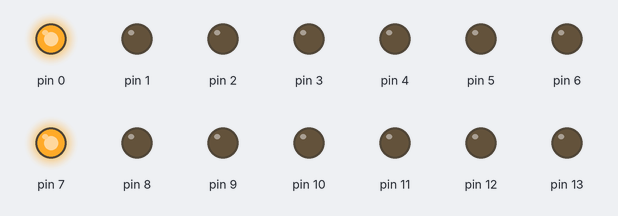
Simulated run of this sketch. Board: Arduino Uno, built with avr-gcc and run on an emulated ATmega328P. On the bench: output pins drawn as LEDs (lit = HIGH).

Above: at 0.5 s.
At 3.5 s:
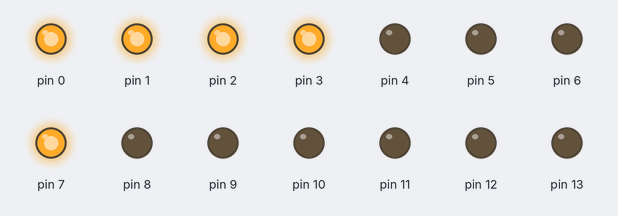
At 5.5 s:
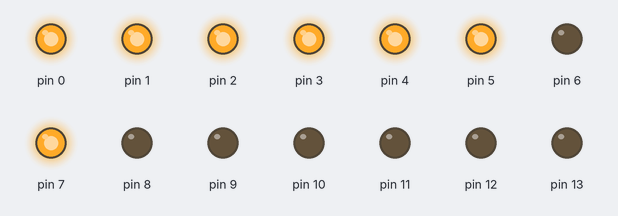
At 8.5 s:
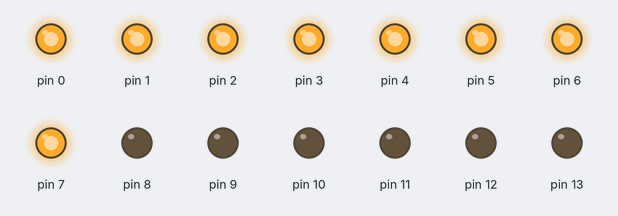
At 15.5 s:
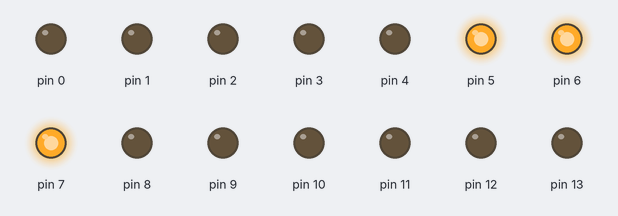
At 23.5 s:
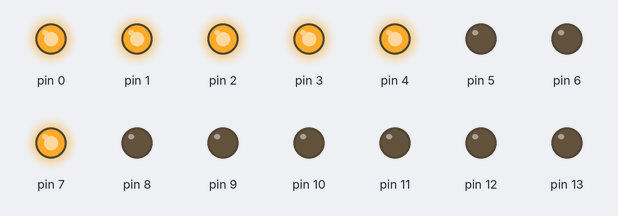
Timing chart, 0 to 24.7 s (numbered marks = the images above):
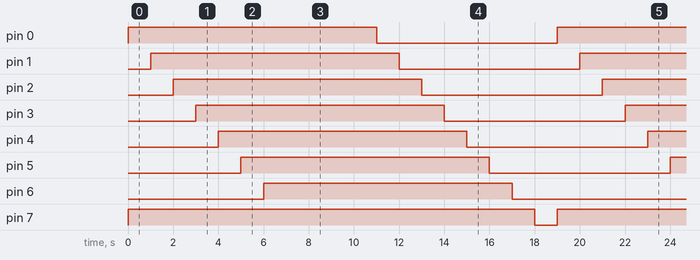

Measured:
- by itself, pin 0–6: alternates HIGH for 11.0 s and LOW for 8.0 s
- by itself, pin 7: alternates HIGH for 18.0 s and LOW for 1.0 s
- by itself, everything shown: repeats every 19.0 s, in 15 steps

The sketch:

7seg_led.ino.ino
```cpp
#define SEG_DATA_DIR DDRD
#define SEG_CTRL_DIR DDRB
#define SEG_DATA     PORTD
#define SEG_CTRL     PORTB

unsigned char sev_seg[10]  {0x81,0x82,0x84,0x88,0x90,0xa0,0xc0,0x80};
unsigned char sev_segment[9] {0xff,0xfe,0xfc,0xf8,0xf0,0xe0,0xc0,0x80,0x00};


void setup()
{
 SEG_DATA_DIR = 0xff;
 SEG_CTRL_DIR = 0xff;
}

void loop()
{
  unsigned char j;
  for(j=0;j<10;j++)
  {
    SEG_DATA = sev_seg[j]|SEG_DATA;
    delay(1000);

  }


    unsigned char k;
  for(k=0;k<9;k++)
  {
    SEG_DATA = sev_segment[k];
    delay(1000);

  }

}
```
